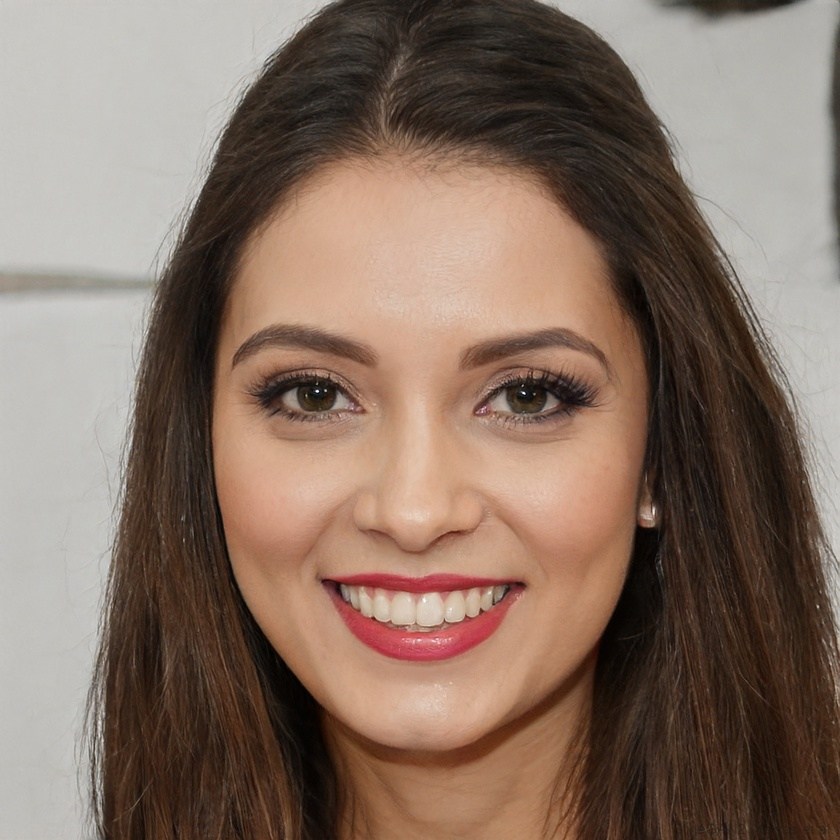
#> input picture b0/ref.jpg, 840 x 840 px, shrunk from 1024 x 1024 before the run
$ python pwn_student.py
#> lines starting #> are read from the running program, lines starting #| are printed output that depends on the picture
import requests
import io
from PIL import Image, ImageFilter, ImageChops, ImageEnhance

def main():
    URL = "https://b0-ca3cf5aeca0e42d2.itsec.sec.in.tum.de/"
    IMG_URL = "./ref.jpg"

    img = Image.open(IMG_URL, "r")
#> img is the input picture: PIL image 840x840 RGB; mean R, G, B 133.7, 112.5, 99.4
    reference_image = Image.open(IMG_URL, "r")

    modified_img = img.convert("L").convert("RGB")
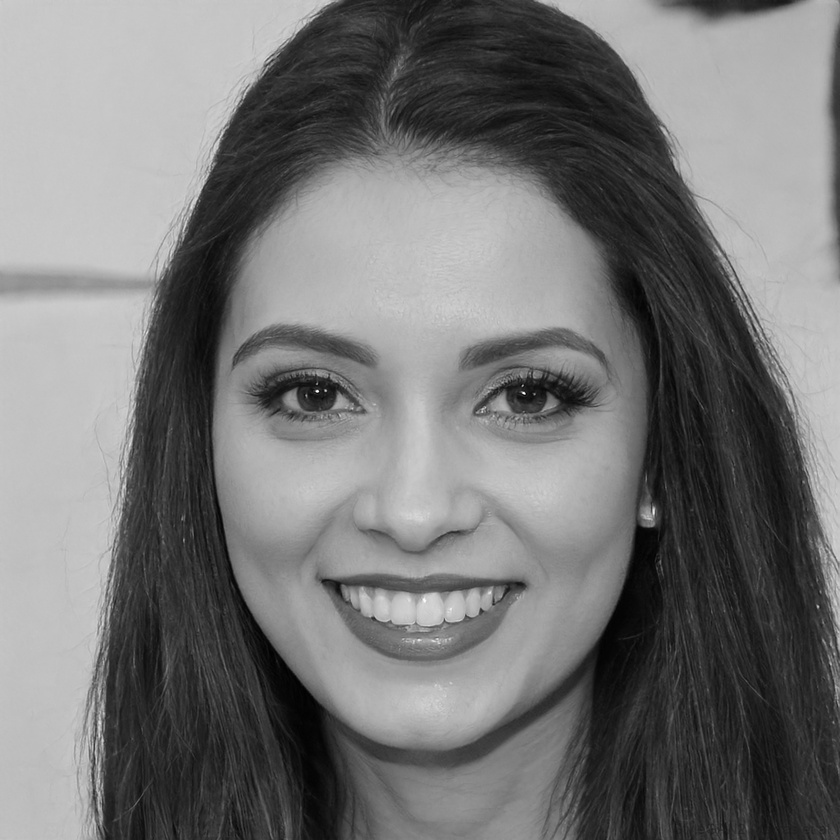
#> modified_img: PIL image 840x840 RGB; min 0, max 254, mean 117.4
    modified_img = ImageChops.offset(modified_img, -64, 128)
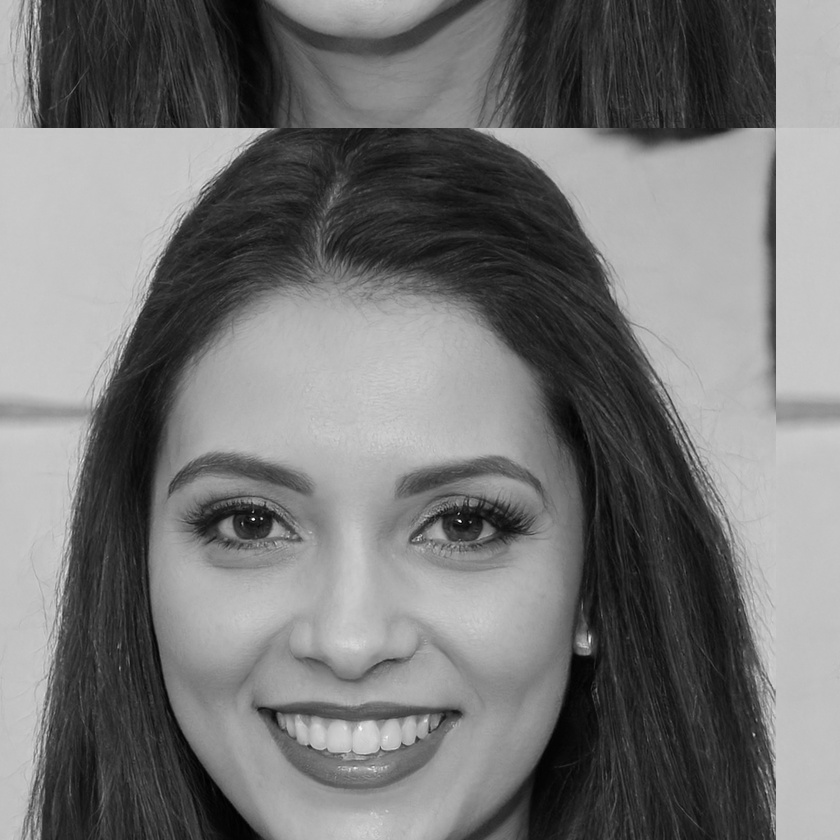
#> modified_img: PIL image 840x840 RGB; min 0, max 254, mean 117.4
    modified_img = ImageEnhance.Contrast(modified_img).enhance(1.5)
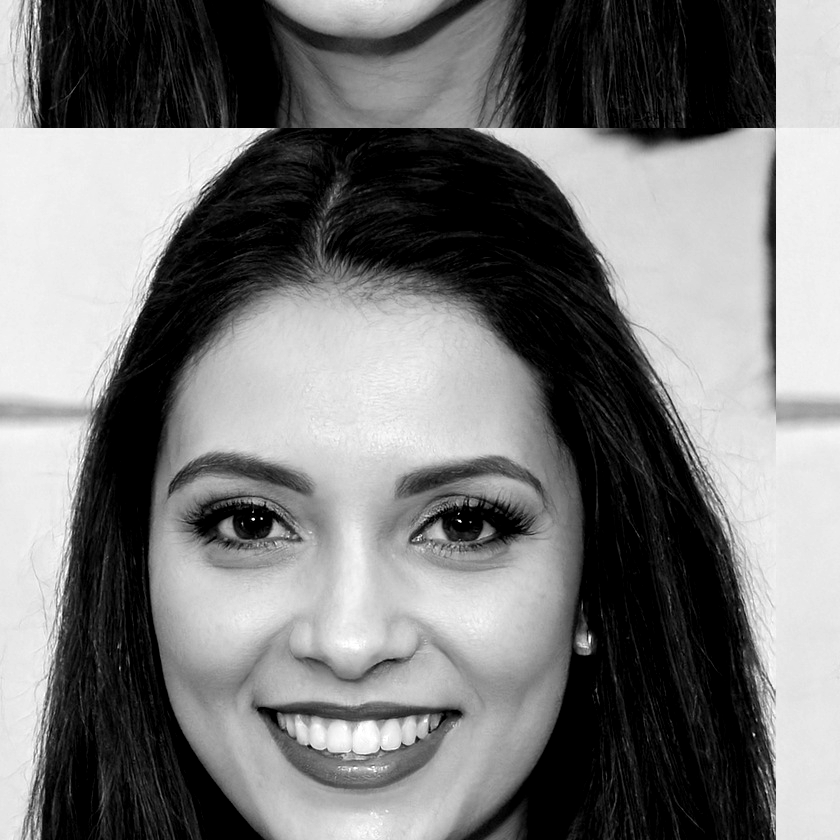
#> modified_img: PIL image 840x840 RGB; min 0, max 255, mean 119.9

#> (the run stopped early here; a loop or call above may not have finished)
